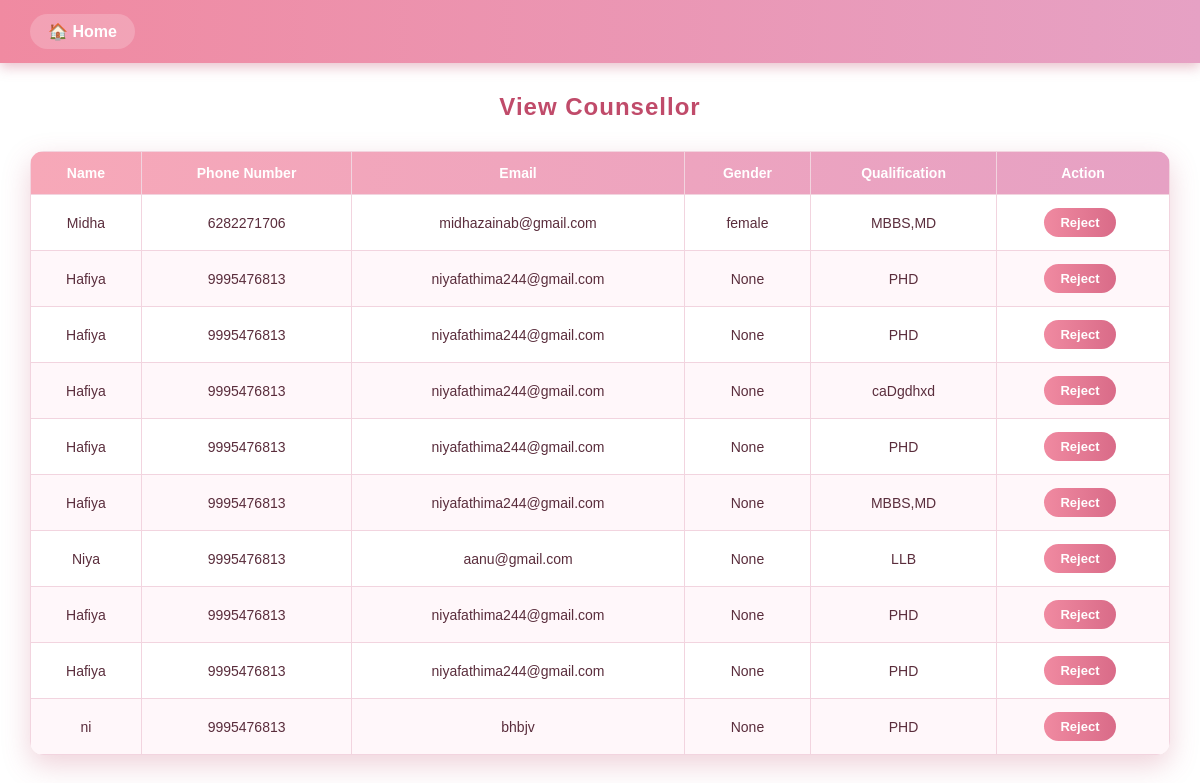
The app's page /viewcounsellor with its own data.
### Womencare/models.py (models this page shows)
class CounsellorTable(models.Model):
    login_id=models.ForeignKey(LoginTable,on_delete=models.CASCADE,null=True,blank=True)
    Name=models.CharField(max_length=100,null=True,blank=True)
    Phone_number=models.BigIntegerField()
    Email=models.CharField(max_length=100,null=True,blank=True)
    Gender=models.CharField(max_length=15,null=True,blank=True)
    Qualification=models.CharField(max_length=100,null=True,blank=True)

### Womencare/views.py (the view)
# urls.py: path('viewcounsellor', CounsellorPage.as_view(), name='viewcounsellor'),
class CounsellorPage(View):
    def get(self, request):
        obj=CounsellorTable.objects.all()
        return render(request, 'administration/viewcounsellor.html',{'val':obj})

### templates/administration/viewcounsellor.html (shortened to what this page needs)
<!DOCTYPE html>
<html>
<head>
</head>
<body>
    <div class="navbar">
        <a href="/Admin_home">🏠 Home</a>
    </div>
    <h2>View Counsellor</h2>
    <table>
        <thead>
            <tr>
                <th>Name</th>
                <th>Phone Number</th>
                <th>Email</th>
                <th>Gender</th>
                <th>Qualification</th>
                <th>Action</th>
            </tr>
        </thead>
        <tbody>
            {% for i in val %}
            <tr>
                <td>{{ i.Name }}</td>
                <td>{{ i.Phone_number }}</td>
                <td>{{ i.Email }}</td>
                <td>{{ i.Gender }}</td>
                <td>{{ i.Qualification }}</td>
                <td>
                {% if i.login_id.Status == 'Counsellor' %}
                <button onclick="window.location='/RejectCounsellor/{{ i.id }}'">Reject</button>
                {% elif i.login_id.Status == 'Rejected' %}
                <button onclick="window.location='/AcceptCounsellor/{{ i.id }}'">Accept</button>
                {% else %}
                <button onclick="window.location='/RejectCounsellor/{{ i.id }}'">Reject</button>
                <button onclick="window.location='/AcceptCounsellor/{{ i.id }}'">Accept</button>
                {% endif %}
                </td>
            </tr>
            {% endfor %}
        </tbody>
    </table>
</body>
</html>

### templates/administration/viewcounsellor.html (style rules this page uses)
body { font-family: Arial, Helvetica, sans-serif; background: linear-gradient(to bottom, #fff1f5, #fbe7ee); padding: 0; margin: 0; color: #5a2d3c; background-image: url(https://slidechef.net/wp-content/uploads/2023/09/PINK-BACKGROUND.jpg); background-repeat: no-repeat; background-size: cover; height: 84vh; }
.navbar { background: linear-gradient(to right, #f08aa1, #e6a1c4); padding: 14px 30px; box-shadow: 0 4px 12px rgba(192, 75, 106, 0.35); }
.navbar a { color: #ffffff; text-decoration: none; font-weight: bold; font-size: 16px; display: inline-flex; align-items: center; gap: 8px; background: rgba(255,255,255,0.2); padding: 8px 18px; border-radius: 25px; transition: 0.3s ease; }
h2 { text-align: center; margin: 30px 0; color: #c04b6a; letter-spacing: 1px; }
table { width: 95%; margin: auto; border-collapse: collapse; background-color: #ffffff; border-radius: 14px; overflow: hidden; box-shadow: 0 10px 28px rgba(192, 75, 106, 0.25); }
thead { background: linear-gradient(to right, #f7a8b8, #e6a1c4); color: #ffffff; }
th, td { padding: 13px; text-align: center; border: 1px solid #f2d4df; font-size: 14px; }
tr:nth-child(even) { background-color: #fff7fa; }
button { padding: 7px 16px; border: none; border-radius: 22px; cursor: pointer; font-weight: bold; font-size: 13px; transition: 0.3s ease; }
button:first-child { background: linear-gradient(to right, #9fd8b3, #7ccfa0); color: #1f5e44; margin-right: 6px; }
button:last-child { background: linear-gradient(to right, #f08aa1, #d96b88); color: #ffffff; }

### records on screen
CounsellorTable: Name "Midha", Phone_number "6282271706", Email "midhazainab@gmail.com", Gender "female", Qualification "MBBS,MD"
CounsellorTable: Name "Hafiya", Phone_number "9995476813", Email "niyafathima244@gmail.com", Gender "None", Qualification "PHD"
CounsellorTable: Name "Hafiya", Phone_number "9995476813", Email "niyafathima244@gmail.com", Gender "None", Qualification "PHD"
CounsellorTable: Name "Hafiya", Phone_number "9995476813", Email "niyafathima244@gmail.com", Gender "None", Qualification "caDgdhxd"
CounsellorTable: Name "Hafiya", Phone_number "9995476813", Email "niyafathima244@gmail.com", Gender "None", Qualification "PHD"
CounsellorTable: Name "Hafiya", Phone_number "9995476813", Email "niyafathima244@gmail.com", Gender "None", Qualification "MBBS,MD"
CounsellorTable: Name "Niya", Phone_number "9995476813", Email "aanu@gmail.com", Gender "None", Qualification "LLB"
CounsellorTable: Name "Hafiya", Phone_number "9995476813", Email "niyafathima244@gmail.com", Gender "None", Qualification "PHD"
CounsellorTable: Name "Hafiya", Phone_number "9995476813", Email "niyafathima244@gmail.com", Gender "None", Qualification "PHD"
CounsellorTable: Name "ni", Phone_number "9995476813", Email "bhbjv", Gender "None", Qualification "PHD"
